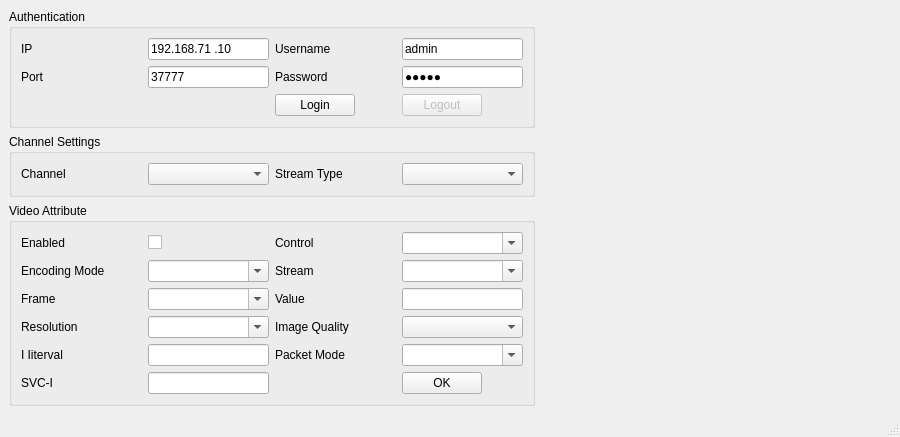
<?xml version="1.0" encoding="UTF-8"?>
<ui version="4.0">
 <class>MainWindow</class>
 <widget class="QMainWindow" name="MainWindow">
  <property name="geometry">
   <rect>
    <x>0</x>
    <y>0</y>
    <width>900</width>
    <height>428</height>
   </rect>
  </property>
  <property name="windowTitle">
   <string>MainWindow</string>
  </property>
  <widget class="QWidget" name="centralwidget">
   <layout class="QHBoxLayout" name="horizontalLayout">
    <item>
     <layout class="QVBoxLayout" name="verticalLayout_4">
      <item>
       <widget class="QGroupBox" name="groupBox_3">
        <property name="title">
         <string>Authentication</string>
        </property>
        <layout class="QVBoxLayout" name="verticalLayout_3">
         <item>
          <layout class="QGridLayout" name="gridLayout_3">
           <item row="0" column="1">
            <widget class="QLineEdit" name="editIP">
             <property name="sizePolicy">
              <sizepolicy hsizetype="Expanding" vsizetype="Fixed">
               <horstretch>0</horstretch>
               <verstretch>0</verstretch>
              </sizepolicy>
             </property>
             <property name="inputMask">
              <string>999.999.999.999</string>
             </property>
             <property name="text">
              <string>192.168.71.10</string>
             </property>
            </widget>
           </item>
           <item row="0" column="2">
            <widget class="QLabel" name="label_14">
             <property name="sizePolicy">
              <sizepolicy hsizetype="Expanding" vsizetype="Preferred">
               <horstretch>0</horstretch>
               <verstretch>0</verstretch>
              </sizepolicy>
             </property>
             <property name="text">
              <string>Username</string>
             </property>
            </widget>
           </item>
           <item row="0" column="0">
            <widget class="QLabel" name="label_12">
             <property name="sizePolicy">
              <sizepolicy hsizetype="Expanding" vsizetype="Preferred">
               <horstretch>0</horstretch>
               <verstretch>0</verstretch>
              </sizepolicy>
             </property>
             <property name="text">
              <string>IP</string>
             </property>
            </widget>
           </item>
           <item row="1" column="1">
            <widget class="QLineEdit" name="editPort">
             <property name="sizePolicy">
              <sizepolicy hsizetype="Expanding" vsizetype="Fixed">
               <horstretch>0</horstretch>
               <verstretch>0</verstretch>
              </sizepolicy>
             </property>
             <property name="inputMask">
              <string>99999</string>
             </property>
             <property name="text">
              <string>37777</string>
             </property>
            </widget>
           </item>
           <item row="1" column="2">
            <widget class="QLabel" name="label_15">
             <property name="sizePolicy">
              <sizepolicy hsizetype="Expanding" vsizetype="Preferred">
               <horstretch>0</horstretch>
               <verstretch>0</verstretch>
              </sizepolicy>
             </property>
             <property name="text">
              <string>Password</string>
             </property>
            </widget>
           </item>
           <item row="1" column="0">
            <widget class="QLabel" name="label_13">
             <property name="sizePolicy">
              <sizepolicy hsizetype="Expanding" vsizetype="Preferred">
               <horstretch>0</horstretch>
               <verstretch>0</verstretch>
              </sizepolicy>
             </property>
             <property name="text">
              <string>Port</string>
             </property>
            </widget>
           </item>
           <item row="0" column="3">
            <widget class="QLineEdit" name="editUsername">
             <property name="sizePolicy">
              <sizepolicy hsizetype="Expanding" vsizetype="Fixed">
               <horstretch>0</horstretch>
               <verstretch>0</verstretch>
              </sizepolicy>
             </property>
             <property name="text">
              <string>admin</string>
             </property>
            </widget>
           </item>
           <item row="2" column="3">
            <widget class="QPushButton" name="btnLogout">
             <property name="enabled">
              <bool>false</bool>
             </property>
             <property name="sizePolicy">
              <sizepolicy hsizetype="Fixed" vsizetype="Fixed">
               <horstretch>0</horstretch>
               <verstretch>0</verstretch>
              </sizepolicy>
             </property>
             <property name="text">
              <string>Logout</string>
             </property>
            </widget>
           </item>
           <item row="2" column="2">
            <widget class="QPushButton" name="btnLogin">
             <property name="sizePolicy">
              <sizepolicy hsizetype="Fixed" vsizetype="Fixed">
               <horstretch>0</horstretch>
               <verstretch>0</verstretch>
              </sizepolicy>
             </property>
             <property name="text">
              <string>Login</string>
             </property>
            </widget>
           </item>
           <item row="1" column="3">
            <widget class="QLineEdit" name="editPassword">
             <property name="text">
              <string>admin</string>
             </property>
             <property name="echoMode">
              <enum>QLineEdit::Password</enum>
             </property>
            </widget>
           </item>
          </layout>
         </item>
        </layout>
       </widget>
      </item>
      <item>
       <widget class="QGroupBox" name="groupBox_2">
        <property name="title">
         <string>Channel Settings</string>
        </property>
        <layout class="QVBoxLayout" name="verticalLayout_2">
         <item>
          <layout class="QGridLayout" name="gridLayout_2">
           <item row="0" column="0">
            <widget class="QLabel" name="label_10">
             <property name="text">
              <string>Channel</string>
             </property>
            </widget>
           </item>
           <item row="0" column="2">
            <widget class="QLabel" name="label_11">
             <property name="text">
              <string>Stream Type</string>
             </property>
            </widget>
           </item>
           <item row="0" column="1">
            <widget class="QComboBox" name="cmbChannelCount">
             <property name="sizePolicy">
              <sizepolicy hsizetype="Preferred" vsizetype="Fixed">
               <horstretch>0</horstretch>
               <verstretch>0</verstretch>
              </sizepolicy>
             </property>
            </widget>
           </item>
           <item row="0" column="3">
            <widget class="QComboBox" name="cmbFormat">
             <property name="sizePolicy">
              <sizepolicy hsizetype="Preferred" vsizetype="Fixed">
               <horstretch>0</horstretch>
               <verstretch>0</verstretch>
              </sizepolicy>
             </property>
             <property name="editable">
              <bool>false</bool>
             </property>
             <property name="duplicatesEnabled">
              <bool>false</bool>
             </property>
             <property name="frame">
              <bool>true</bool>
             </property>
            </widget>
           </item>
          </layout>
         </item>
        </layout>
       </widget>
      </item>
      <item>
       <widget class="QGroupBox" name="groupBox">
        <property name="title">
         <string>Video Attribute</string>
        </property>
        <layout class="QHBoxLayout" name="horizontalLayout_2">
         <item>
          <layout class="QGridLayout" name="gridLayout">
           <item row="5" column="1">
            <widget class="QLineEdit" name="editSVC">
             <property name="sizePolicy">
              <sizepolicy hsizetype="Expanding" vsizetype="Fixed">
               <horstretch>0</horstretch>
               <verstretch>0</verstretch>
              </sizepolicy>
             </property>
            </widget>
           </item>
           <item row="2" column="0">
            <widget class="QLabel" name="label_4">
             <property name="sizePolicy">
              <sizepolicy hsizetype="Expanding" vsizetype="Preferred">
               <horstretch>0</horstretch>
               <verstretch>0</verstretch>
              </sizepolicy>
             </property>
             <property name="text">
              <string>Frame</string>
             </property>
            </widget>
           </item>
           <item row="4" column="3">
            <widget class="QComboBox" name="cmbFrameType">
             <property name="sizePolicy">
              <sizepolicy hsizetype="Expanding" vsizetype="Fixed">
               <horstretch>0</horstretch>
               <verstretch>0</verstretch>
              </sizepolicy>
             </property>
             <property name="editable">
              <bool>true</bool>
             </property>
            </widget>
           </item>
           <item row="1" column="3">
            <widget class="QComboBox" name="cmbBitrate">
             <property name="sizePolicy">
              <sizepolicy hsizetype="Expanding" vsizetype="Fixed">
               <horstretch>0</horstretch>
               <verstretch>0</verstretch>
              </sizepolicy>
             </property>
             <property name="editable">
              <bool>true</bool>
             </property>
            </widget>
           </item>
           <item row="0" column="0">
            <widget class="QLabel" name="label">
             <property name="sizePolicy">
              <sizepolicy hsizetype="Expanding" vsizetype="Preferred">
               <horstretch>0</horstretch>
               <verstretch>0</verstretch>
              </sizepolicy>
             </property>
             <property name="text">
              <string>Enabled</string>
             </property>
            </widget>
           </item>
           <item row="0" column="2">
            <widget class="QLabel" name="label_2">
             <property name="sizePolicy">
              <sizepolicy hsizetype="Expanding" vsizetype="Preferred">
               <horstretch>0</horstretch>
               <verstretch>0</verstretch>
              </sizepolicy>
             </property>
             <property name="text">
              <string>Control</string>
             </property>
            </widget>
           </item>
           <item row="4" column="1">
            <widget class="QLineEdit" name="editIframeInterval">
             <property name="sizePolicy">
              <sizepolicy hsizetype="Expanding" vsizetype="Fixed">
               <horstretch>0</horstretch>
               <verstretch>0</verstretch>
              </sizepolicy>
             </property>
            </widget>
           </item>
           <item row="1" column="1">
            <widget class="QComboBox" name="cmbCompression">
             <property name="sizePolicy">
              <sizepolicy hsizetype="Expanding" vsizetype="Fixed">
               <horstretch>0</horstretch>
               <verstretch>0</verstretch>
              </sizepolicy>
             </property>
             <property name="editable">
              <bool>true</bool>
             </property>
            </widget>
           </item>
           <item row="3" column="1">
            <widget class="QComboBox" name="cmbResolution">
             <property name="sizePolicy">
              <sizepolicy hsizetype="Expanding" vsizetype="Fixed">
               <horstretch>0</horstretch>
               <verstretch>0</verstretch>
              </sizepolicy>
             </property>
             <property name="editable">
              <bool>true</bool>
             </property>
            </widget>
           </item>
           <item row="2" column="1">
            <widget class="QComboBox" name="cmbFrameRate">
             <property name="sizePolicy">
              <sizepolicy hsizetype="Expanding" vsizetype="Fixed">
               <horstretch>0</horstretch>
               <verstretch>0</verstretch>
              </sizepolicy>
             </property>
             <property name="editable">
              <bool>true</bool>
             </property>
            </widget>
           </item>
           <item row="4" column="0">
            <widget class="QLabel" name="label_6">
             <property name="sizePolicy">
              <sizepolicy hsizetype="Expanding" vsizetype="Preferred">
               <horstretch>0</horstretch>
               <verstretch>0</verstretch>
              </sizepolicy>
             </property>
             <property name="text">
              <string>I Iiterval</string>
             </property>
            </widget>
           </item>
           <item row="0" column="1">
            <widget class="QCheckBox" name="chkVideoEnable">
             <property name="sizePolicy">
              <sizepolicy hsizetype="Expanding" vsizetype="Fixed">
               <horstretch>0</horstretch>
               <verstretch>0</verstretch>
              </sizepolicy>
             </property>
             <property name="text">
              <string/>
             </property>
            </widget>
           </item>
           <item row="1" column="2">
            <widget class="QLabel" name="label_8">
             <property name="sizePolicy">
              <sizepolicy hsizetype="Expanding" vsizetype="Preferred">
               <horstretch>0</horstretch>
               <verstretch>0</verstretch>
              </sizepolicy>
             </property>
             <property name="text">
              <string>Stream</string>
             </property>
            </widget>
           </item>
           <item row="0" column="3">
            <widget class="QComboBox" name="cmbBitrateCtl">
             <property name="sizePolicy">
              <sizepolicy hsizetype="Expanding" vsizetype="Fixed">
               <horstretch>0</horstretch>
               <verstretch>0</verstretch>
              </sizepolicy>
             </property>
             <property name="editable">
              <bool>true</bool>
             </property>
            </widget>
           </item>
           <item row="3" column="0">
            <widget class="QLabel" name="label_5">
             <property name="sizePolicy">
              <sizepolicy hsizetype="Expanding" vsizetype="Preferred">
               <horstretch>0</horstretch>
               <verstretch>0</verstretch>
              </sizepolicy>
             </property>
             <property name="text">
              <string>Resolution</string>
             </property>
            </widget>
           </item>
           <item row="4" column="2">
            <widget class="QLabel" name="label_9">
             <property name="sizePolicy">
              <sizepolicy hsizetype="Expanding" vsizetype="Preferred">
               <horstretch>0</horstretch>
               <verstretch>0</verstretch>
              </sizepolicy>
             </property>
             <property name="text">
              <string>Packet Mode</string>
             </property>
            </widget>
           </item>
           <item row="1" column="0">
            <widget class="QLabel" name="label_3">
             <property name="sizePolicy">
              <sizepolicy hsizetype="Expanding" vsizetype="Preferred">
               <horstretch>0</horstretch>
               <verstretch>0</verstretch>
              </sizepolicy>
             </property>
             <property name="text">
              <string>Encoding Mode</string>
             </property>
            </widget>
           </item>
           <item row="5" column="0">
            <widget class="QLabel" name="label_7">
             <property name="sizePolicy">
              <sizepolicy hsizetype="Expanding" vsizetype="Preferred">
               <horstretch>0</horstretch>
               <verstretch>0</verstretch>
              </sizepolicy>
             </property>
             <property name="text">
              <string>SVC-I</string>
             </property>
            </widget>
           </item>
           <item row="5" column="3">
            <widget class="QPushButton" name="btnSetVideo">
             <property name="sizePolicy">
              <sizepolicy hsizetype="Fixed" vsizetype="Fixed">
               <horstretch>0</horstretch>
               <verstretch>0</verstretch>
              </sizepolicy>
             </property>
             <property name="text">
              <string>OK</string>
             </property>
            </widget>
           </item>
           <item row="2" column="2">
            <widget class="QLabel" name="labelBitrate">
             <property name="text">
              <string>Value</string>
             </property>
            </widget>
           </item>
           <item row="3" column="2">
            <widget class="QLabel" name="labelImageQuality">
             <property name="text">
              <string>Image Quality</string>
             </property>
            </widget>
           </item>
           <item row="2" column="3">
            <widget class="QLineEdit" name="editBitrate"/>
           </item>
           <item row="3" column="3">
            <widget class="QComboBox" name="cmbImageQuality">
             <property name="sizePolicy">
              <sizepolicy hsizetype="Expanding" vsizetype="Fixed">
               <horstretch>0</horstretch>
               <verstretch>0</verstretch>
              </sizepolicy>
             </property>
            </widget>
           </item>
          </layout>
         </item>
        </layout>
       </widget>
      </item>
     </layout>
    </item>
    <item>
     <layout class="QVBoxLayout" name="verticalLayout">
      <item>
       <widget class="QWidget" name="widget" native="true">
        <property name="sizePolicy">
         <sizepolicy hsizetype="Fixed" vsizetype="Fixed">
          <horstretch>0</horstretch>
          <verstretch>0</verstretch>
         </sizepolicy>
        </property>
        <property name="minimumSize">
         <size>
          <width>350</width>
          <height>350</height>
         </size>
        </property>
       </widget>
      </item>
     </layout>
    </item>
   </layout>
  </widget>
  <widget class="QMenuBar" name="menubar">
   <property name="geometry">
    <rect>
     <x>0</x>
     <y>0</y>
     <width>900</width>
     <height>22</height>
    </rect>
   </property>
  </widget>
  <widget class="QStatusBar" name="statusbar"/>
 </widget>
 <resources/>
 <connections/>
</ui>
